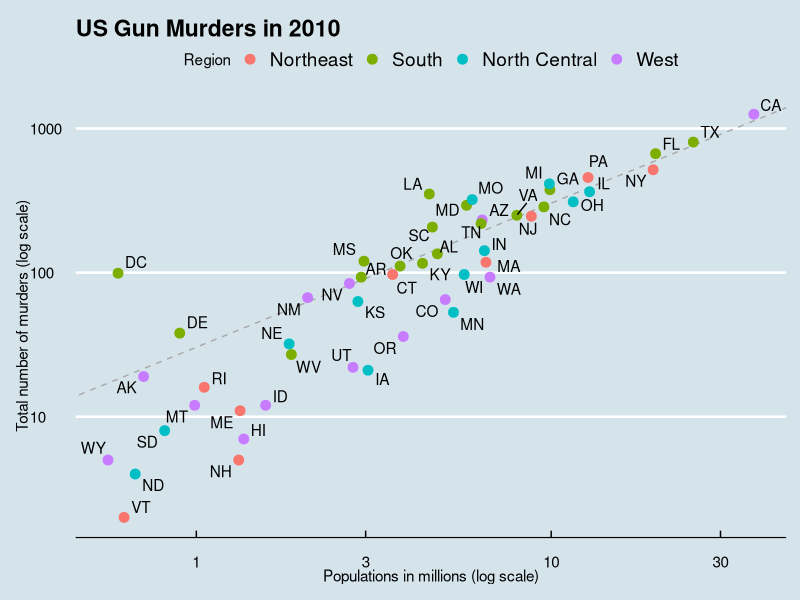
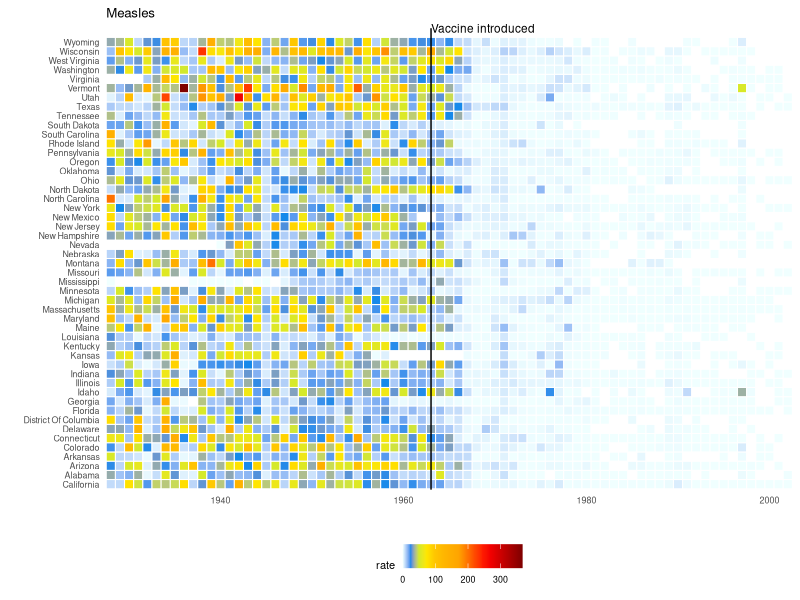
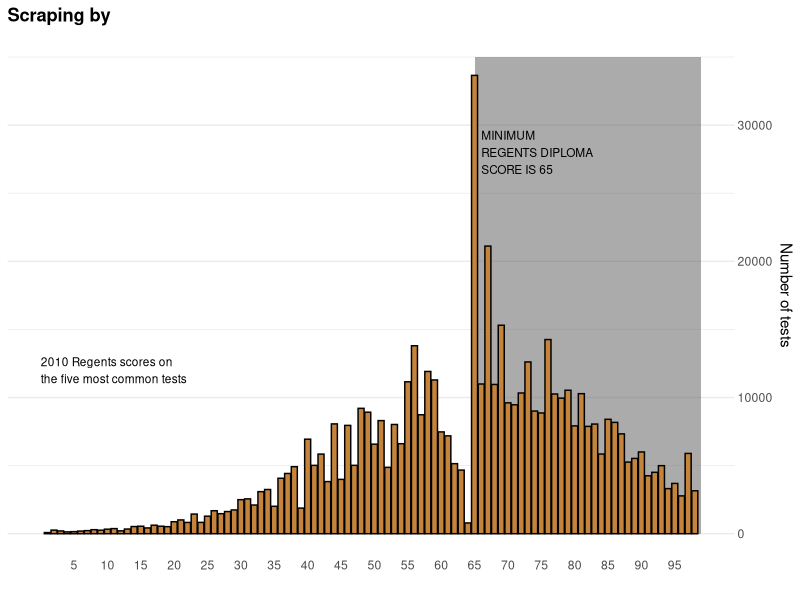
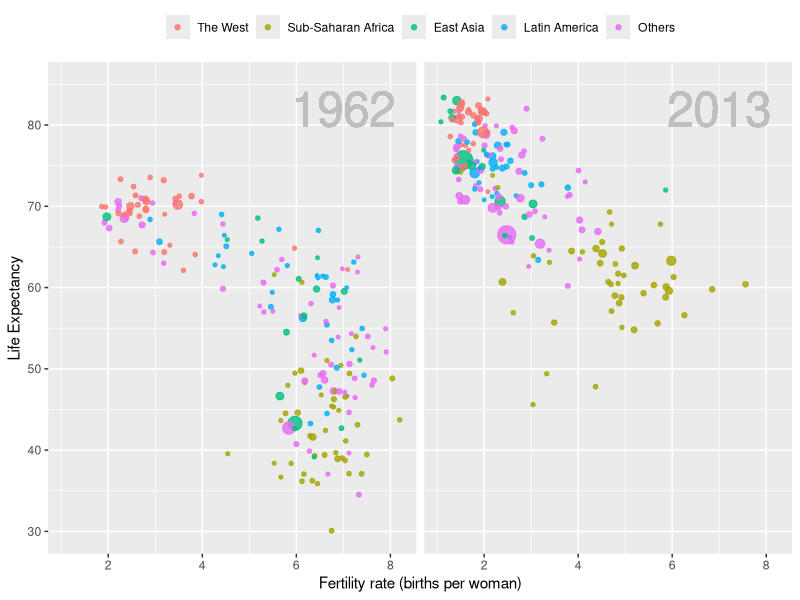

Here is the R script that generated these plots, in order:
## ---- chunk 1
img_path <- "dataviz/img"
## ---- chunk 2
library(dslabs)
data(murders)
head(murders)
## ---- chunk 3
library(tidyverse)
library(ggthemes)
library(ggrepel)

r <- murders %>%
summarize(pop=sum(population), tot=sum(total)) %>%
mutate(rate = tot/pop*10^6) %>% pull(rate)

murders %>% ggplot(aes(x = population/10^6, y = total, label = abb)) +
geom_abline(intercept = log10(r), lty=2, col="darkgrey") +
geom_point(aes(color=region), size = 3) +
geom_text_repel() +
scale_x_log10() +
scale_y_log10() +
xlab("Populations in millions (log scale)") +
ylab("Total number of murders (log scale)") +
ggtitle("US Gun Murders in 2010") +
scale_color_discrete(name="Region") +
theme_economist()
## ---- chunk 4
#knitr::include_graphics(file.path(img_path,"wsj-vaccines.png"))
data(us_contagious_diseases)
the_disease <- "Measles"
dat <- us_contagious_diseases %>%
filter(!state%in%c("Hawaii","Alaska") & disease == the_disease) %>%
mutate(rate = count/ population * 10000 * 52/ weeks_reporting) %>%
mutate(state = reorder(state, rate))

jet.colors <-
colorRampPalette(c("#F0FFFF", "cyan", "#007FFF", "yellow", "#FFBF00", "orange", "red", "#7F0000"), bias = 2.25)

dat %>% ggplot(aes(year, state, fill = rate)) +
geom_tile(color = "white", size=0.35) +
scale_x_continuous(expand=c(0,0)) +
scale_fill_gradientn(colors = jet.colors(16), na.value = 'white') +
geom_vline(xintercept=1963, col = "black") +
theme_minimal() +
theme(panel.grid = element_blank()) +
coord_cartesian(clip = 'off') +
ggtitle(the_disease) +
ylab("") +
xlab("") +
theme(legend.position = "bottom", text = element_text(size = 8)) +
annotate(geom = "text", x = 1963, y = 50.5, label = "Vaccine introduced", size = 3, hjust=0)
## ---- chunk 5
#knitr::include_graphics(file.path(img_path,"nythist.png"))
data("nyc_regents_scores")
nyc_regents_scores$total <- rowSums(nyc_regents_scores[,-1], na.rm=TRUE)

nyc_regents_scores %>%
filter(!is.na(score)) %>%
ggplot(aes(score, total)) +
annotate("rect", xmin = 65, xmax = 99, ymin = 0, ymax = 35000, alpha = .5) +
geom_bar(stat = "identity", color = "black", fill = "#C4843C") +
annotate("text", x = 66, y = 28000, label = "MINIMUM\nREGENTS DIPLOMA\nSCORE IS 65", hjust = 0, size = 3) +
annotate("text", x = 0, y = 12000, label = "2010 Regents scores on\nthe five most common tests", hjust = 0, size = 3) +
scale_x_continuous(breaks = seq(5, 95, 5), limit = c(0,99)) +
scale_y_continuous(position = "right") +
ggtitle("Scraping by") +
xlab("") + ylab("Number of tests") +
theme_minimal() +
theme(panel.grid.major.x = element_blank(),
panel.grid.minor.x = element_blank(),
axis.ticks.length = unit(-0.2, "cm"),
plot.title = element_text(face = "bold"))
## ---- chunk 6
data(gapminder)

west <- c("Western Europe","Northern Europe","Southern Europe",
"Northern America","Australia and New Zealand")

gapminder <- gapminder %>%
mutate(group = case_when(
region %in% west ~ "The West",
region %in% c("Eastern Asia", "South-Eastern Asia") ~ "East Asia",
region %in% c("Caribbean", "Central America", "South America") ~ "Latin America",
continent == "Africa" & region != "Northern Africa" ~ "Sub-Saharan Africa",
TRUE ~ "Others"))
gapminder <- gapminder %>%
mutate(group = factor(group, levels = rev(c("Others", "Latin America", "East Asia","Sub-Saharan Africa", "The West"))))

years <- c(1962, 2013)
p <- filter(gapminder, year%in%years & !is.na(group) &
!is.na(fertility) & !is.na(life_expectancy)) %>%
mutate(population_in_millions = population/10^6) %>%
ggplot( aes(fertility, y=life_expectancy, col = group, size = population_in_millions)) +
geom_point(alpha = 0.8) +
guides(size=FALSE) +
theme(plot.title = element_blank(), legend.title = element_blank()) +
coord_cartesian(ylim = c(30, 85)) +
xlab("Fertility rate (births per woman)") +
ylab("Life Expectancy") +
geom_text(aes(x=7, y=82, label=year), cex=12, color="grey") +
facet_grid(. ~ year)

p + theme(strip.background = element_blank(),
strip.text.x = element_blank(),
strip.text.y = element_blank(),
legend.position = "top")
